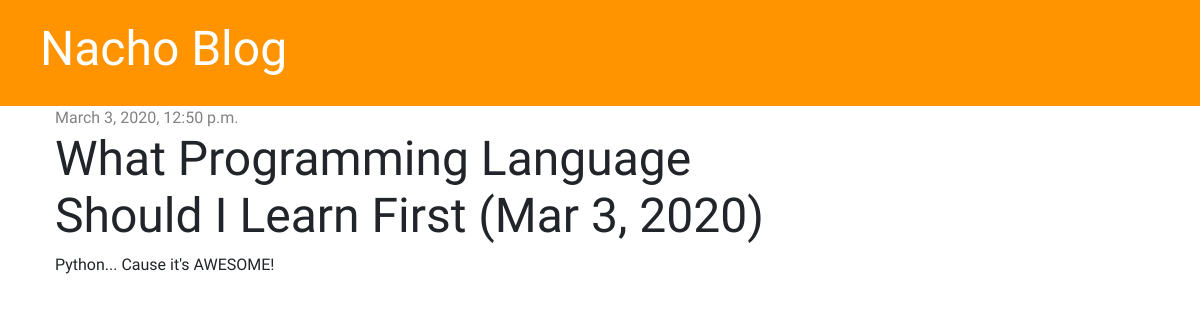
The app's page /post/1/ with its own data.
### blog/models.py (models this page shows, shortened)
class Post(models.Model):
    author = models.ForeignKey('auth.User', on_delete=models.CASCADE)
    title = models.CharField(max_length=200)
    text = models.TextField()
    created_date = models.DateTimeField(default=timezone.now)
    published_date = models.DateTimeField(blank=True, null=True)

### blog/views.py (the view)
# urls.py: path('post/<int:pk>/', views.post_detail, name='post_detail'),
def post_detail(request, pk):
    post = get_object_or_404(Post, pk=pk)
    stuff_for_frontend = {'post': post}
    return render(request, 'blog/post_detail.html', stuff_for_frontend)

### blog/templates/blog/post_detail.html (shortened to what this page needs)
{% extends 'blog/base.html' %}
{% block content %}
    <div class="post">
        {% if post.published_date %}
            <div class="date">
                {{ post.published_date }}
            </div>
            {% else %}
            <a href="{% url 'post_publish' pk=post.pk %}" class="btn btn-primary">Publish</a>
        {% endif %}
        <h1>{{ post.title }}</h1>
        <p>{{ post.text|linebreaksbr }}</p>
    </div>
{% endblock %}

### blog/static/css/blog.css (style rules this page uses)
h1, h2, h3, h4 { font-family: 'Tangerine', 'Inconsolata', 'Droid Sans', serif; font-size: 48px; }
.date { color: #828282; }
.post { margin-bottom: 70px; }

### blog/templates/blog/base.html (style rules this page uses)
body { font-family: 'Inconsolata', monospace; }

### records on screen
Post: published_date "March 3, 2020, 12:50 p.m.", title "What Programming Language Should I Learn First (Mar 3, 2020)", text "Python... Cause it's AWESOME!"
